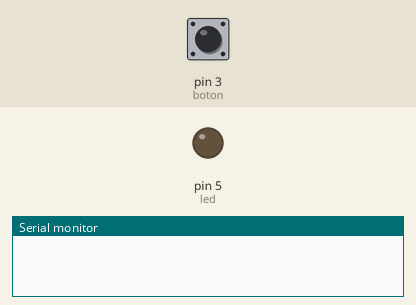
The sketch below on a simulated Arduino Uno, built with avr-gcc and run on an emulated ATmega328P. On the bench: output pins drawn as LEDs (lit = HIGH), the last lines printed to the serial monitor. Inputs (shaded band) come from the test bench; at power-on: pin 3 (boton) HIGH.

Above: at 1.2 s.
1.3 s: pin 3 (boton) pulled LOW for 0.15 s
At 2.06 s:
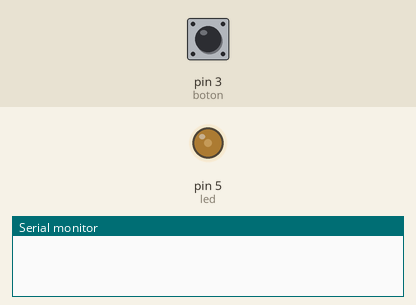
At 4.08 s:
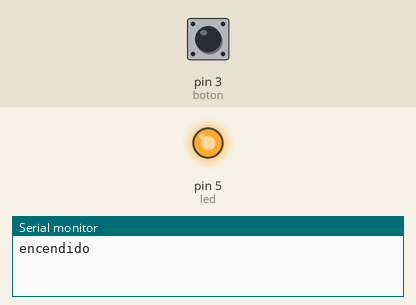
4.3 s: pin 3 (boton) pulled LOW for 1 s
At 5.36 s:
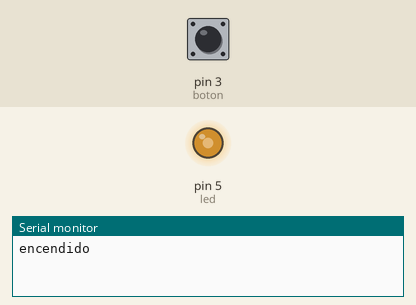
Timing chart, 0 to 8.4 s (numbered marks = the images above; inputs shaded):
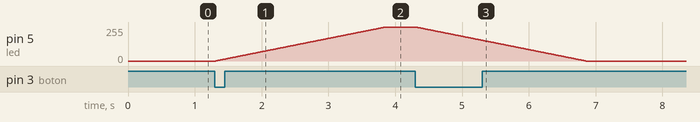

Measured:
- after the input at 1.3 s, pin 5 (led): moves from 0/255 to 255/255 over 2.5 s, starting at once
- after the input at 4.3 s, pin 5 (led): moves from 255/255 to 0/255 over 2.5 s, starting at once

The sketch:

luces_degradadas.ino
```cpp
int led = 5;
int boton = 3;
bool encendido = false;
int brillo = 0;


void setup() {
  Serial.begin(9600);
  pinMode(boton, INPUT);
  pinMode(led, OUTPUT);


}

void loop() {
  bool estado_pulsador = digitalRead(boton);
//  Serial.println(estado_pulsador);
  if(estado_pulsador == false){
    if(digitalRead(led) == false){
      for (int brillo = 0; brillo < 255; brillo++) {
        analogWrite(led,brillo);
        delay(10);
      }
      digitalWrite(led,HIGH);
      encendido = true;
  //    delay(250);
      Serial.println("encendido");
    }
    else{
      for (int brillo = 255; brillo > 0; brillo--) {
        analogWrite(led,brillo);
        delay(10);
      }
      digitalWrite(led,LOW);
      encendido = false;
  //    delay(250);
      Serial.println("apagado");
    }

  }
}
```
